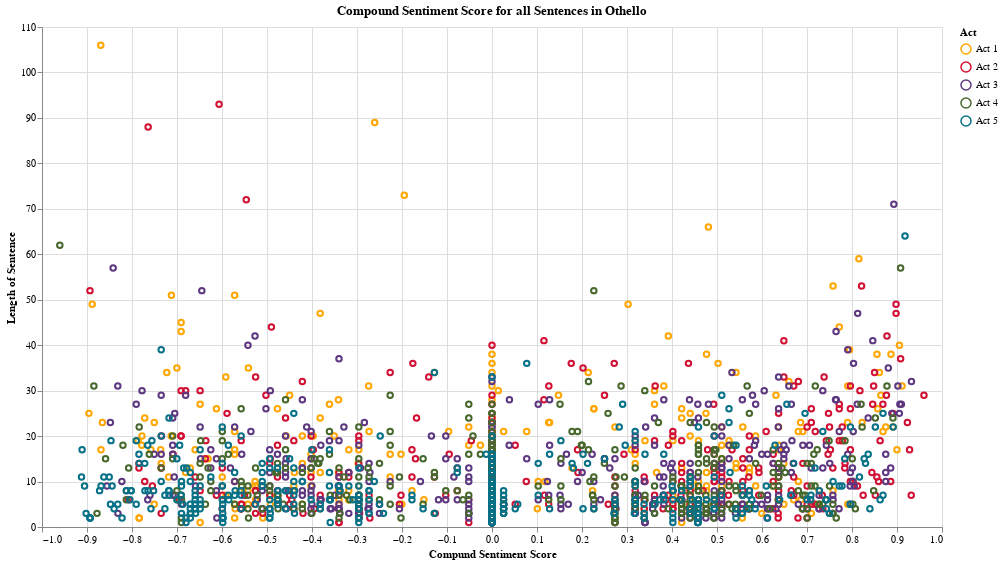

Notebook source saved alongside this figure:
### Code cell
def words_in_sentence(text):
    return len(text.split())

def act_to_word(i):
    return "Act " + str(i)

df["act_word"] = df["act"].apply(act_to_word)

def tooltip_text(row):
    return row["speaker"] + " " +row["act_scene"] + ": " + row["text"]


df["words_in_text"] = df["text"].apply(words_in_sentence)
df["tooltip_text"] = df.apply(tooltip_text, axis=1)

selection = alt.selection_point(fields=['act_word'], bind='legend')

domain = ["Act 1", "Act 2", "Act 3", "Act 4", "Act 5"]
range_ = ["#FFA600", "#D11033", "#5E3781", "#47682C", "#077187"]

df_filtered = df[["compound_sentiment", "words_in_text", "tooltip_text", "act_word"]]

points = alt.Chart(df_filtered).mark_point().encode(
    x=alt.X("compound_sentiment", title="Compund Sentiment Score"),
    y=alt.Y("words_in_text", title="Length of Sentence"),
    tooltip=alt.Tooltip("tooltip_text"),
    color=alt.Color("act_word:N", title="Act", scale=alt.Scale(domain=domain, range=range_)),
    opacity=alt.when(selection).then(alt.value(1)).otherwise(alt.value(0))
).properties(
    width=900,
    height=500,
    title = "Compound Sentiment Score for all Sentences in Othello"
).add_params(
    selection
)

points

### Figure 1 — Vega-Lite specification as saved in the notebook (floating-point values rounded to 4 significant figures; data arrays with more than 128 entries replaced by an {"elided": "..."} marker saying what was removed)
{"config": {"view": {"continuousWidth": 300, "continuousHeight": 300}}, "data": {"name": "data-6d5c7b5f4323b75bd90ce6806e8cca59"}, "mark": {"type": "point"}, "encoding": {"color": {"field": "act_word", "scale": {"domain": ["Act 1", "Act 2", "Act 3", "Act 4", "Act 5"], "range": ["#FFA600", "#D11033", "#5E3781", "#47682C", "#077187"]}, "title": "Act", "type": "nominal"}, "opacity": {"condition": [{"param": "param_1", "value": 1}], "value": 0}, "tooltip": {"field": "tooltip_text", "type": "nominal"}, "x": {"field": "compound_sentiment", "title": "Compund Sentiment Score", "type": "quantitative"}, "y": {"field": "words_in_text", "title": "Length of Sentence", "type": "quantitative"}}, "height": 500, "params": [{"name": "param_1", "select": {"type": "point", "fields": ["act_word"]}, "bind": "legend"}], "title": "Compound Sentiment Score for all Sentences in Othello", "width": 900, "$schema": "https://vega.github.io/schema/vega-lite/v5.20.1.json", "datasets": {"data-6d5c7b5f4323b75bd90ce6806e8cca59": {"elided": "2638 records"}}}
